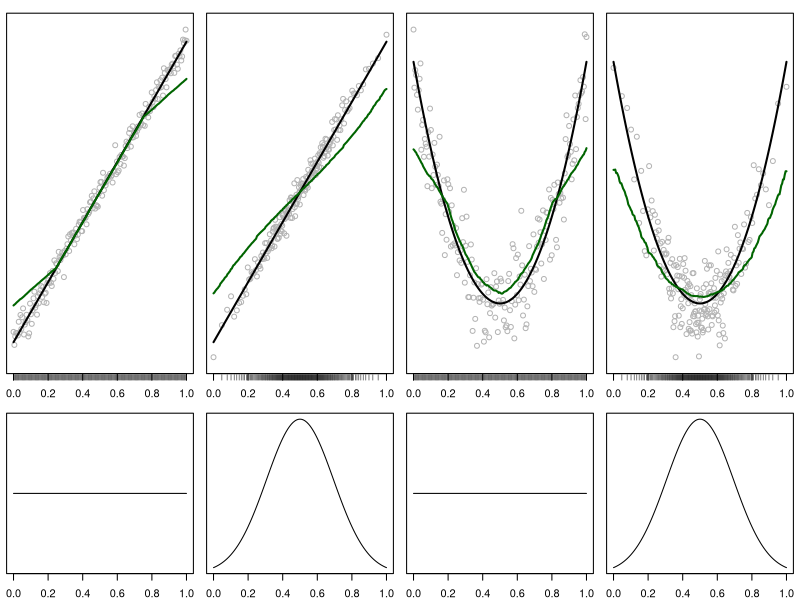
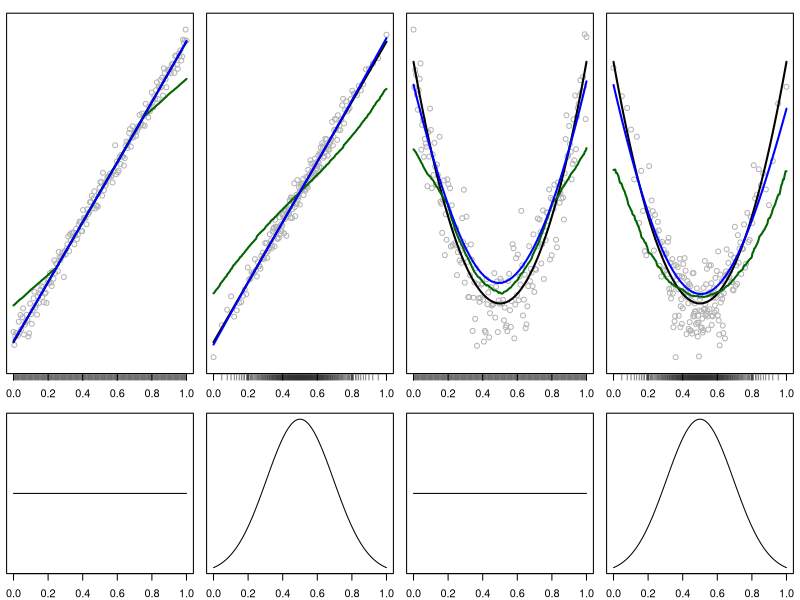

The R script that drew these images, in order:
#####
# 4. Deign bias and boundary bias
# 15/07/2019
#####


# Libraries ####
library(xtable)
library(mgcv)
library(splines)
library(MASS)
library(tidyverse)
library(gridExtra)
library(sm)

# Set plot themes
theme_set(theme_bw())


# Nadaraya-Watson ####

par(mar = c(2, .5, 1, .5))
laymat = matrix(c(1:8), byrow = FALSE, nrow = 2)
laymat = laymat[c(1, 1, 2), ]
layout(laymat)

ungraf2 = function(x, y, ff, bw=1,
                   miny = min(y)-0.05*(max(y)-min(y)),
                   maxy = max(y)+0.05*(max(y)-min(y))){
  plot(x, y, ylim = c(miny, maxy), yaxs = "i", yaxt = "n",
       xlab = "", ylab = "", col = gray(0.7))
  rug(x, line = 0.5)
  
  curve(ff(x), add = TRUE, lwd = 2, n = 100, col = "black") # True regression
  a = ksmooth(x, y, bandwidth = bw)
  lines(a$x, a$y, lwd = 2, col = "darkgreen") # Nadaraya–Watson
  # rect(min(x1),-0.1,max(x1),1,lwd=2,col=hsv(184/360,.57,.98,alpha=0.2),border=NA)
  # lines(range(x1),-0.1*c(1,1),lwd=2,col="blue")
  # sig=0.25*bw/qnorm(0.75)
  # curve(miny+0.1*(maxy-miny)*dnorm(x,0.5,sig)/dnorm(0.5,0.5,sig),add=TRUE,lwd=2,col="lightblue")
  # hist(x,freq=FALSE,main="",yaxt="n",col=gray(0.7),border="white")
}

set.seed(42)
n = 200

# Computing linear

x1_unif = seq(0, 1, length = n) #sort(runif(n,0,1))
ff1 = function(x){0.5 + x}
m = ff1(x1_unif)
y1_unif = m + rnorm(n, 0, 0.025)

x = qnorm(seq(0, 1, length = (n + 2))[2:(n + 1)]) #sort(rnorm(n,0,1))
min = min(x)
max = max(x)
x1_norm = (x - min(x)) / (max(x) - min(x))
# ff1 = function(x){0.5 + x}
m = ff1(x1_norm)
y1_norm = m + rnorm(n, 0, 0.025)



# Plotting linear

miny1 = min(y1_unif, y1_norm) - 0.05*(max(y1_unif, y1_norm) - min(y1_unif, y1_norm))
maxy1 = max(y1_unif, y1_norm) + 0.05*(max(y1_unif, y1_norm) - min(y1_unif, y1_norm))

ungraf2(x = x1_unif, y = y1_unif, ff = ff1, bw = 0.5,
        miny = miny1, maxy = maxy1)
curve(dunif(x),
      yaxt = "n")

ungraf2(x = x1_norm, y = y1_norm, ff = ff1, bw = 0.5,
        miny = miny1, maxy = maxy1)
curve(dnorm(x, mean = .5, sd = 1/(max - min)),
      yaxt = "n")



# Computing quadratic

x2_unif = seq(0, 1, length = n) #sort(runif(n,0,1))
ff2 = function(x){(x - 0.5)^2}
m = ff2(x2_unif)
y2_unif = m + rnorm(n,0,0.025)

x2_norm = qnorm(seq(0, 1, length = (n + 2))[2:(n + 1)]) #sort(rnorm(n,0,1))
min = min(x)
max = max(x)
x2_norm = (x - min(x)) / (max(x) - min(x))
# ff2 = function(x){(x - 0.5)^2}
m = ff2(x2_norm)
y2_norm = m + rnorm(n, 0, 0.025)


# Plotting quadratic

miny2 = min(y2_unif, y2_norm) - 0.05*(max(y2_unif, y2_norm) - min(y2_unif, y2_norm))
maxy2 = max(y2_unif, y2_norm) + 0.05*(max(y2_unif, y2_norm) - min(y2_unif, y2_norm))

ungraf2(x = x2_unif, y = y2_unif, ff = ff2, bw = 0.4,
        miny = miny2, maxy = maxy2)
curve(dunif(x),
      yaxt = "n")

ungraf2(x = x2_norm, y = y2_norm, ff = ff2, bw = 0.4,
        miny = miny2, maxy = maxy2)
curve(dnorm(x, mean = .5, sd = 1/(max - min)),
      yaxt = "n")



# LOESS ####

ungraf3 = function(x, y, ff, bw=1,
                   miny = min(y)-0.05*(max(y)-min(y)),
                   maxy = max(y)+0.05*(max(y)-min(y))){
  plot(x, y, ylim = c(miny, maxy), yaxs = "i", yaxt = "n",
       xlab = "", ylab = "", col = gray(0.7))
  rug(x, line = 0.5)
  
  curve(ff(x), add = TRUE, lwd = 2, n = 100, col = "black") # True regression
  
  # The quartile are at +-0.25*bw
  a = ksmooth(x, y, bandwidth = bw)
  lines(a$x, a$y, lwd = 2, col = "darkgreen") # Nadaraya–Watson
  
  sig = 0.25 * bw / qnorm(0.75) # Standard deviation of the normal kernel
  a = sm.regression(x, y, h = sig, display = 'none')
  lines(a$eval.points, a$estimate, lwd = 2, col = "blue") # LOESS
  
  # rect(min(x1),-0.1,max(x1),1,lwd=2,col=hsv(184/360,.57,.98,alpha=0.2),border=NA)
  # lines(range(x1),-0.1*c(1,1),lwd=2,col="blue")
  # sig=0.25*bw/qnorm(0.75)
  # curve(miny+0.1*(maxy-miny)*dnorm(x,0.5,sig)/dnorm(0.5,0.5,sig),add=TRUE,lwd=2,col="lightblue")
  # hist(x,freq=FALSE,main="",yaxt="n",col=gray(0.7),border="white")
}


# Plotting linear

miny1 = min(y1_unif, y1_norm) - 0.05*(max(y1_unif, y1_norm) - min(y1_unif, y1_norm))
maxy1 = max(y1_unif, y1_norm) + 0.05*(max(y1_unif, y1_norm) - min(y1_unif, y1_norm))

ungraf3(x = x1_unif, y = y1_unif, ff = ff1, bw = 0.5,
        miny = miny1, maxy = maxy1)
curve(dunif(x),
      yaxt = "n")

ungraf3(x = x1_norm, y = y1_norm, ff = ff1, bw = 0.5,
        miny = miny1, maxy = maxy1)
curve(dnorm(x, mean = .5, sd = 1/(max - min)),
      yaxt = "n")


# Plotting quadratic

miny2 = min(y2_unif, y2_norm) - 0.05*(max(y2_unif, y2_norm) - min(y2_unif, y2_norm))
maxy2 = max(y2_unif, y2_norm) + 0.05*(max(y2_unif, y2_norm) - min(y2_unif, y2_norm))

ungraf3(x = x2_unif, y = y2_unif, ff = ff2, bw = 0.4,
        miny = miny2, maxy = maxy2)
curve(dunif(x),
      yaxt = "n")

ungraf3(x = x2_norm, y = y2_norm, ff = ff2, bw = 0.4,
        miny = miny2, maxy = maxy2)
curve(dnorm(x, mean = .5, sd = 1/(max - min)),
      yaxt = "n")
